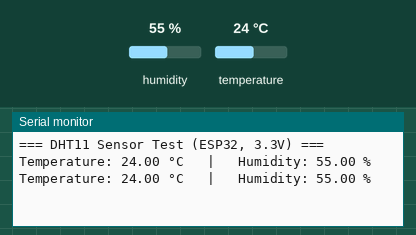
Simulated run of this sketch. Board: ESP32. On the bench: the last lines printed to the serial monitor. Inputs (shaded band) come from the test bench; at power-on: humidity 55 %, temperature 24 °C.

Above: at 2.8 s.
2.9 s: humidity set to 22 %
At 5.0 s:
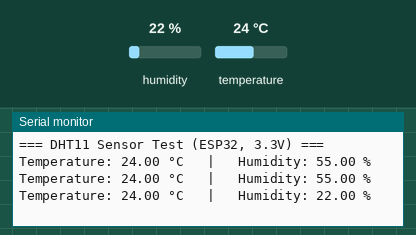
5.6 s: temperature set to 12 °C
At 7.3 s:
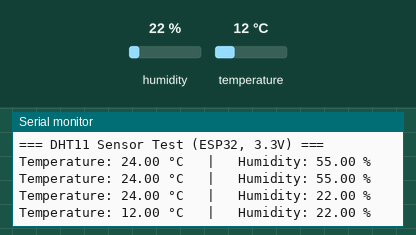
8.3 s: humidity set to 40 %
At 10.9 s:
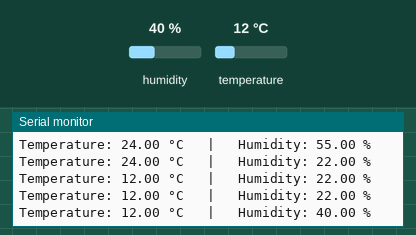
Timing chart, 0 to 12.4 s (numbered marks = the images above; inputs shaded):
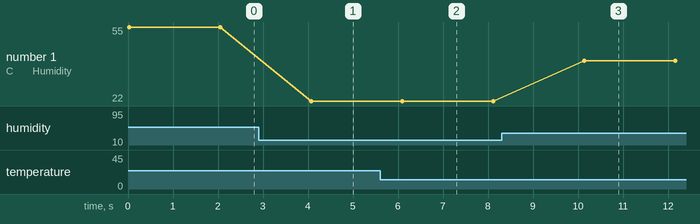

Measured:
- after the input at 2.9 s, the serial monitor: prints a new line after 1.2 s (image 1)
- after the input at 5.6 s, the serial monitor: prints a new line after 0.49 s (image 2)
- after the input at 8.3 s, the serial monitor: prints a new line after 1.8 s (image 3)
- plotted number 1: 55 → 22 after the input at 2.9 s, 22 → 40 after the input at 8.3 s

The sketch:

DH11-sensor.ino
```cpp
#include <DHT.h>

#define DHTPIN 4       // Digital pin connected to DHT11 DATA
#define DHTTYPE DHT11  // DHT 11 sensor

DHT dht(DHTPIN, DHTTYPE);

void setup() {
  Serial.begin(115200);
  dht.begin();
  Serial.println("=== DHT11 Sensor Test (ESP32, 3.3V) ===");
}

void loop() {
  float temperature = dht.readTemperature(); // Celsius
  float humidity = dht.readHumidity();

  // Check if any reads failed
  if (isnan(temperature) || isnan(humidity)) {
    Serial.println("Failed to read from DHT11 sensor!");
  } else {
    Serial.print("Temperature: ");
    Serial.print(temperature);
    Serial.print(" °C   |   Humidity: ");
    Serial.print(humidity);
    Serial.println(" %");
  }

  delay(2000); // DHT11 requires 1-2 seconds between readings
}
```
